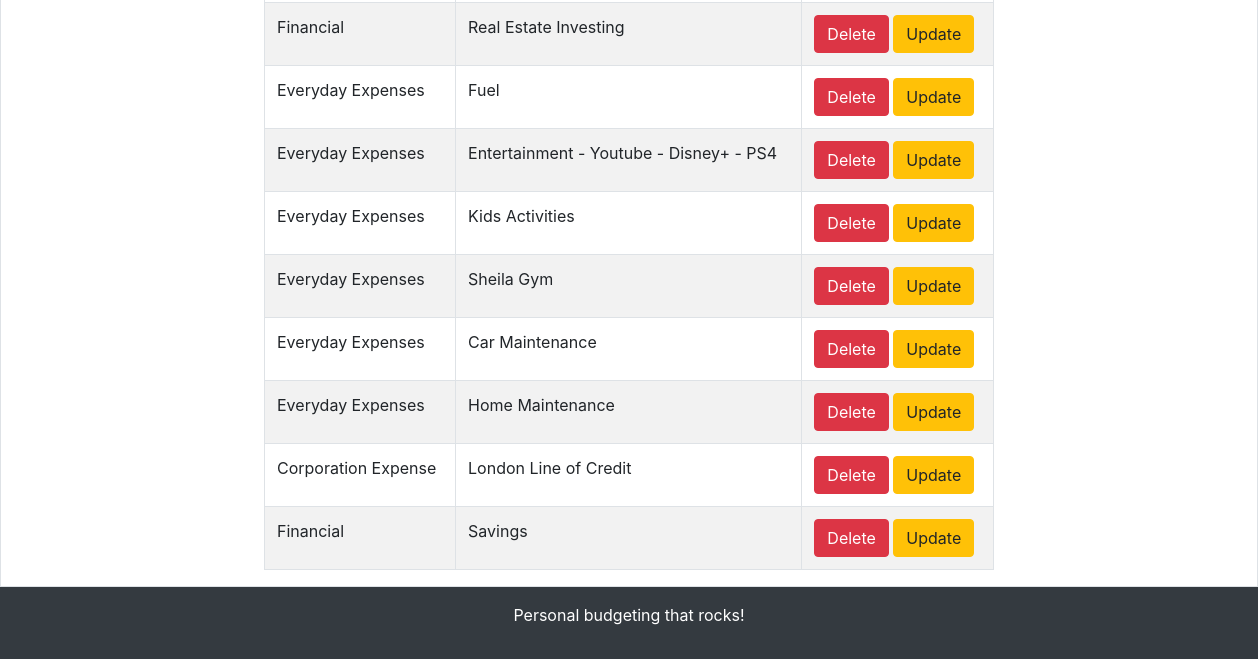
Page /categories/ (signed in, lower part) on the earlier database version.
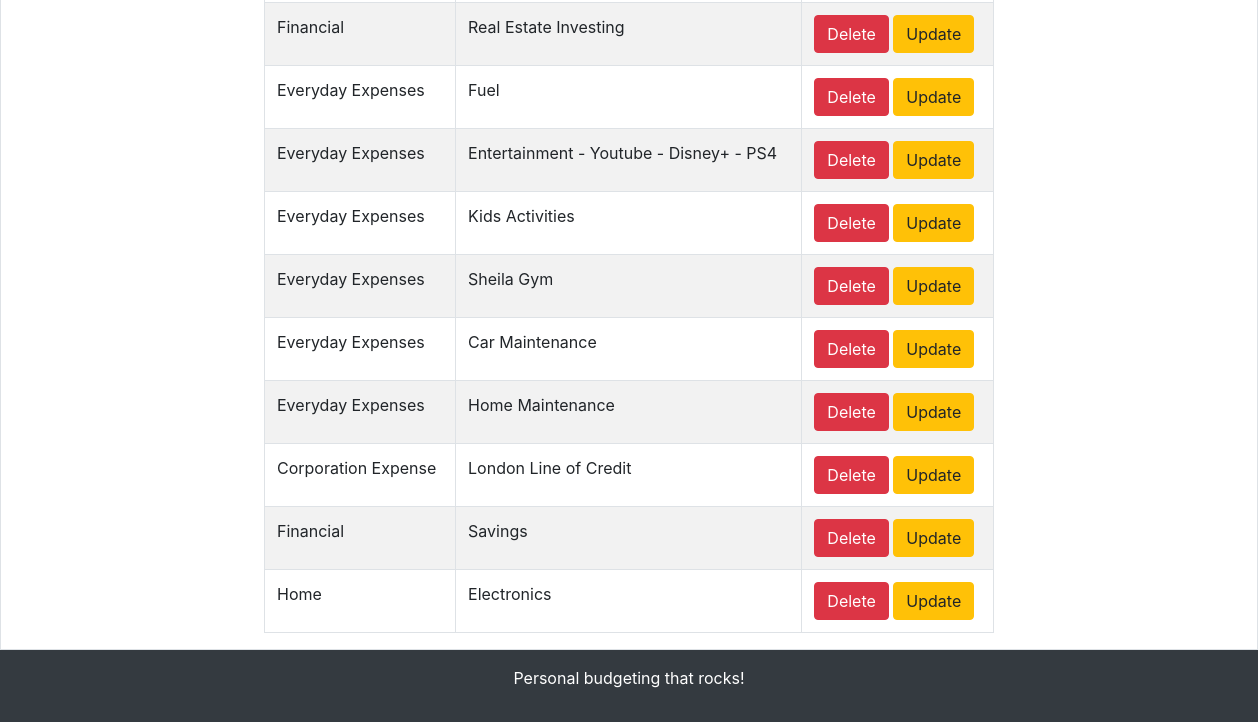
Same page on the later database version.
### categories/models.py (models this page shows, shortened)
class Category(models.Model):
    user = models.ForeignKey(User,on_delete=models.CASCADE)
    master_category = models.CharField(max_length=200, default='none')
    category = models.CharField(max_length=200)
    carry_over = models.BooleanField (default=False)
    savings_or_investment = models.BooleanField (default=False)

### categories/views.py (the view)
# urls.py: path('', views.index, name='accounts-index'),
@login_required
def index(request):
    template = loader.get_template('categories/index.html')
    show_categories = Category.objects.filter(user=request.user)
    show_transactions = Transaction.objects.all()
    total = Transaction.objects.filter(user=request.user).aggregate(sum=Sum('amount'))['sum'] or 0.00
    total = "{:.2f}".format(total)
    context = {
        'show_categories': show_categories,
        'show_transactions':show_transactions,
        'total': total,
    }
    return HttpResponse(template.render(context, request))

### templates/categories/index.html (shortened to what this page needs)
{% extends 'base.html' %}
{% block content %}
<div class="container">
      <div class="row justify-content-center">
        <div class="col-8">
<table class="table table-striped table-bordered">
<tbody>
{% if show_categories %}
    {% for category in show_categories %}
        <tr>
        <td>{{ category.master_category }}</td>
        <td>{{ category.category}}</td>
        <td> <a class = "btn btn-danger" href="{%url "categories-delete" category.id%}">Delete</a> <a class = "btn btn-warning" href="{%url "categories-update" category.id%}">Update</a></td>
    {% endfor %}
{% else %}
    Nothing available
{% endif %}
</tbody>
</table>
</div>
</div>
</div>
{% endblock %}

Differences in the rows shown:
added Category: master_category "Home", category "Electronics"
